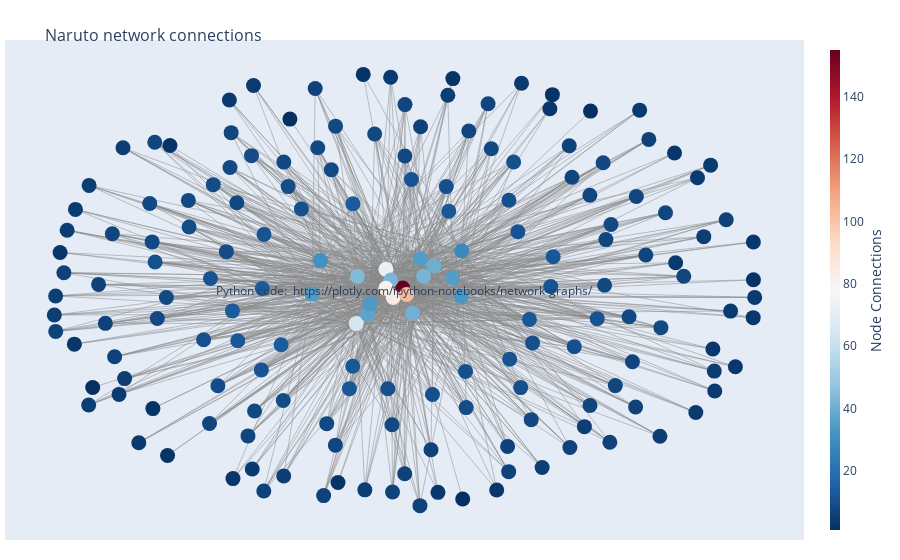

Write notebook code for a chart like this one.
### Code cell
plt.figure(figsize=(20, 20))
fig = go.Figure(data=[edge_trace, node_trace],
             layout=go.Layout(
                title='<br>Naruto network connections',
                titlefont=dict(size=16),
                showlegend=False,
                hovermode='closest',
                margin=dict(b=20,l=5,r=5,t=40),
                annotations=[ dict(
                    text="Python code: <a href='https://plotly.com/ipython-notebooks/network-graphs/'> https://plotly.com/ipython-notebooks/network-graphs/</a>",
                    showarrow=False,
                    xref="paper", yref="paper",
                     x=0.005, y=-0.002) ],
                xaxis=dict(showgrid=False, zeroline=False, showticklabels=False),
                yaxis=dict(showgrid=False, zeroline=False, showticklabels=False)))

fig.show()

### Figure 1 — Plotly figure (JSON) as saved in the notebook; plotly's stock layout.template omitted (floating-point values rounded to 4 significant figures; data arrays with more than 128 entries replaced by an {"elided": "..."} marker saying what was removed)
{"data": [{"hoverinfo": "none", "line": {"color": "#888", "width": 0.5}, "mode": "lines", "type": "scatter", "x": {"elided": "3117 float values"}, "y": {"elided": "3117 float values"}}, {"hoverinfo": "text", "marker": {"color": {"elided": "174 int values"}, "colorbar": {"thickness": 10, "title": {"side": "right", "text": "Node Connections"}, "xanchor": "left"}, "colorscale": [[0, "rgb(103,0,31)"], [0.1, "rgb(178,24,43)"], [0.2, "rgb(214,96,77)"], [0.3, "rgb(244,165,130)"], [0.4, "rgb(253,219,199)"], [0.5, "rgb(247,247,247)"], [0.6, "rgb(209,229,240)"], [0.7, "rgb(146,197,222)"], [0.8, "rgb(67,147,195)"], [0.9, "rgb(33,102,172)"], [1, "rgb(5,48,97)"]], "line": {"width": 0}, "reversescale": true, "showscale": true, "size": 15}, "mode": "markers", "text": {"elided": "174 str values"}, "type": "scatter", "x": {"elided": "174 float values"}, "y": {"elided": "174 float values"}}], "layout": {"annotations": [{"showarrow": false, "text": "Python code: <a href='https://plotly.com/ipython-notebooks/network-graphs/'> https://plotly.com/ipython-notebooks/network-graphs/</a>", "xref": "paper", "yref": "paper"}], "hovermode": "closest", "margin": {"b": 20, "l": 5, "r": 5, "t": 40}, "showlegend": false, "title": {"font": {"size": 16}, "text": "<br>Naruto network connections"}, "xaxis": {"showgrid": false, "showticklabels": false, "zeroline": false}, "yaxis": {"showgrid": false, "showticklabels": false, "zeroline": false}}}
